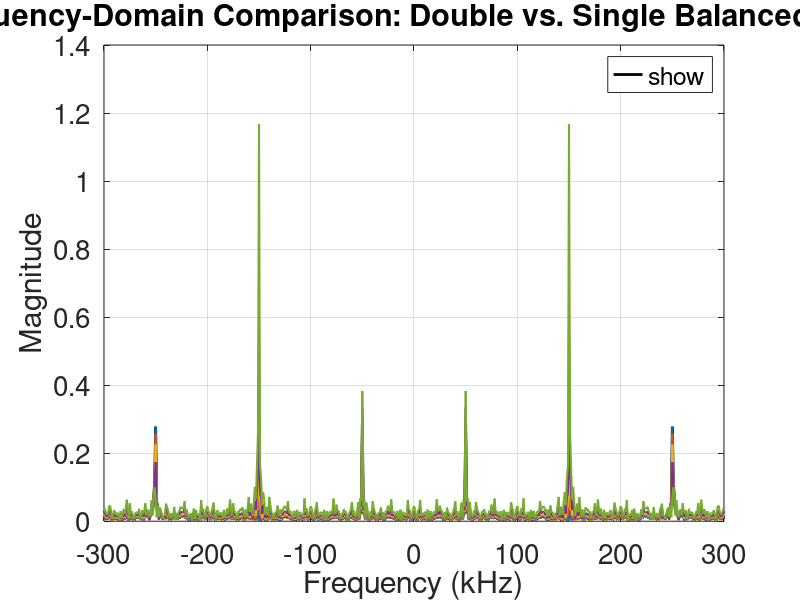
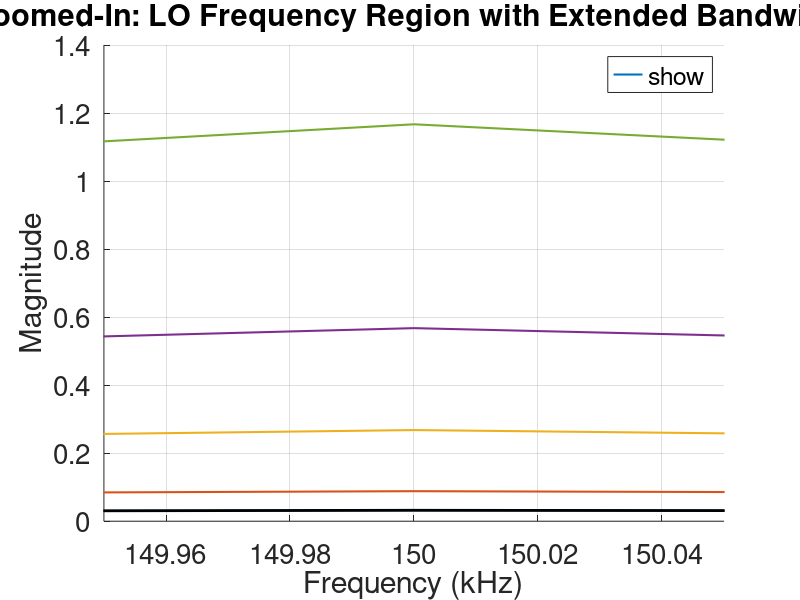

Here is the MATLAB script that generated these plots, in order:
% Ali Behfarnia
% Edited 11/2024
% Goal: Single/Double-balanced passive mixers
% Effect of the LO Feedthrough 

clc;
close all;

% ===========
% Parameters
% ===========
fs = 1e6;                                                           % Sampling frequency (Hz)
t = 0:1/fs:1e-3;                                                  % Time vector
f_RF = 100e3;                                                  % RF signal frequency (Hz)
f_LO = 150e3;                                                  % LO signal frequency (Hz)
A_RF = 1;                                                         % RF signal amplitude
A_LO = 1;                                                         % LO signal amplitude
LO_leakage_ratios = [0, 0.2, 0.5, 1, 2];            % Extended LO leakage ratios

% ===========
% Signals
% ===========
RF = A_RF * cos(2 * pi * f_RF * t);                    % RF signal
LO = A_LO * square(2 * pi * f_LO * t);              % LO signal (square wave)

% ===========
% Double-Balanced Mixer
% ===========
LO_pos = max(LO, 0);                        % Positive LO polarity
LO_neg = max(-LO, 0);                       % Negative LO polarity
double_balanced_output = (RF .* LO_pos) - (RF .* LO_neg);

% ===========
% FFT for double-balanced mixer
% ===========
N = length(t);
frequencies = linspace(-fs/2, fs/2, N);
double_fft = fftshift(abs(fft(double_balanced_output)) / N);

% ===========
% Plot: Double_balanced mixer
% ===========
figure;
plot(frequencies/1e3, double_fft, 'k', 'LineWidth', 2, 'DisplayName', 'Double-Balanced (No Leakage)'); 
hold on;

% ===========
% Single-balanced mixer with varying LO leakage ratios
% ===========
colors = lines(length(LO_leakage_ratios));                 
single_ffts = zeros(length(LO_leakage_ratios), N);   
for idx = 1:length(LO_leakage_ratios)
    ratio = LO_leakage_ratios(idx);
   
    single_balanced_raw = RF .* LO;                  % Single-balanced Mixer Output
    LO_leakage = ratio * LO;                                % Simulate LO leakage
    single_balanced_output = single_balanced_raw + LO_leakage; % Total
    
    % FFT for single-balanced mixer
    single_fft = fftshift(abs(fft(single_balanced_output)) / N);
    single_ffts(idx, :) = single_fft;        % Store for later zoomed-in plot
    
    % Plot the spectrum
    plot(frequencies/1e3, single_fft, 'Color', colors(idx, :), 'LineWidth', 1.5, ...
         'DisplayName', sprintf('Single-Balanced (Leakage %.1f)', ratio));
end

% Plot settings
title('Frequency-Domain Comparison: Double vs. Single Balanced Mixer');
xlabel('Frequency (kHz)', 'FontSize', 20);
ylabel('Magnitude', 'FontSize', 20);
xlim([-300 300])
legend('show', 'Location', 'best');
grid on;
set(gca, 'FontSize', 20);


% ===========
% Plot: Zoomed-in
% ===========
figure;
hold on;
LO_peak_range = [f_LO - 50, f_LO + 50]; % Extended frequency range around the LO peak
for idx = 1:length(LO_leakage_ratios)
    plot(frequencies/1e3, single_ffts(idx, :), 'Color', colors(idx, :), 'LineWidth', 1.5, ...
         'DisplayName', sprintf('Single-Balanced (Leakage %.1f)', LO_leakage_ratios(idx)));
end

plot(frequencies/1e3, double_fft, 'k', 'LineWidth', 2, 'DisplayName', 'Double-Balanced (No Leakage)');
xlim(LO_peak_range / 1e3);
title('Zoomed-In: LO Frequency Region with Extended Bandwidth');
xlabel('Frequency (kHz)' , 'FontSize', 20);
ylabel('Magnitude', 'FontSize', 20);
legend('show', 'Location', 'best');
grid on;
set(gca, 'FontSize', 20);
